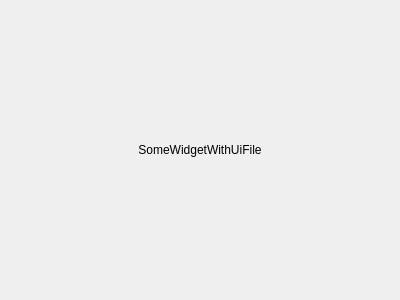
<?xml version="1.0" encoding="UTF-8"?>
<ui version="4.0">
 <class>SomeWidgetWithUiFile</class>
 <widget class="QWidget" name="SomeWidgetWithUiFile">
  <property name="geometry">
   <rect>
    <x>0</x>
    <y>0</y>
    <width>400</width>
    <height>300</height>
   </rect>
  </property>
  <property name="windowTitle">
   <string>Form</string>
  </property>
  <widget class="QLabel" name="label">
   <property name="geometry">
    <rect>
     <x>10</x>
     <y>10</y>
     <width>380</width>
     <height>280</height>
    </rect>
   </property>
   <property name="text">
    <string>SomeWidgetWithUiFile</string>
   </property>
   <property name="alignment">
    <set>Qt::AlignCenter</set>
   </property>
  </widget>
 </widget>
 <resources/>
 <connections/>
</ui>
